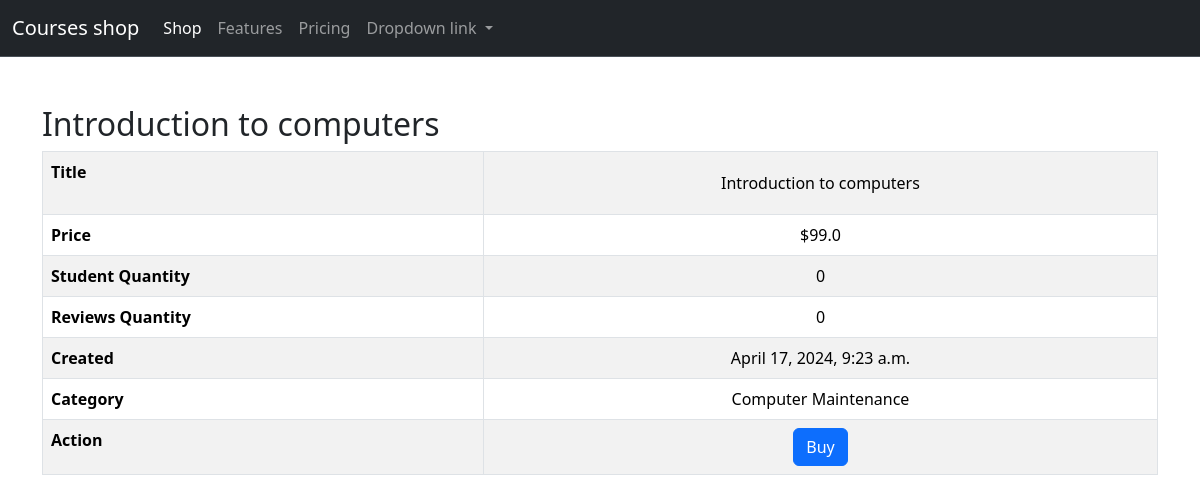
The page /shop/course_detail/4/ on the database its author committed.
### shop/models.py (models this page shows, shortened)
class Course(models.Model):
    title = models.CharField(max_length=255)
    price = models.FloatField()
    students_qty = models.IntegerField()
    reviews_qty = models.IntegerField()
    created_at = models.DateTimeField(default=timezone.now)
    category = models.ForeignKey(Category, on_delete=models.CASCADE)

class Category(models.Model):
    title = models.CharField(max_length=300)
    created_at = models.DateTimeField(default=timezone.now)

### shop/views.py (the view)
def course_detail(request, course_id):
    try:
        course = Course.objects.get(pk=course_id)
        return render(request, "courses/course_detail.html", {"course": course})
    except Course.DoesNotExist as e:
        print(e)
        return render(
            request, "error_not_found/error_not_found.html", {"error": e}, status=404
        )

### shop/templatetags/custom_filters.py (called while the page is built)
@register.filter(name="split_first")
def split_first(value, delimiter=" "):
    parts = value.split(delimiter)
    return parts[0] if parts else value

### templates/courses/course_detail.html (shortened to what this page needs)
{% extends "base.html" %}
{% load custom_filters %}
{%block content%}
<h2>{{course.title}}</h2>
<table class="table table-striped table-bordered table-hover">
    <tbody>
    <tr>
        <th>Title</th>
        <td class="text-center" style="padding: 0;">
            <a href="{% url 'courses:detail' course.id %}"
               style="display: block; width: 100%; height: 100%; padding: 20px; color: inherit; text-decoration: none; line-height: normal;">
                {{ course.title }}
            </a>
        </td>
    </tr>
    <tr>
        <th>Price</th>
        <td class="text-center">${{ course.price }}</td>
    </tr>
    <tr>
        <th>Student Quantity</th>
        <td class="text-center">{{ course.students_qty }}</td>
    </tr>
    <tr>
        <th>Reviews Quantity</th>
        <td class="text-center">{{ course.reviews_qty }}</td>
    </tr>
    <tr>
        <th>Created</th>
        <td class="text-center">{{ course.created_at }}</td>
    </tr>
    <tr>
        <th>Category</th>
        <td class="text-center">{{ course.category.title }}</td>
    </tr>
    <tr>
        <th>Action</th>
        <td class="text-center">
            <button class="btn btn-primary">Buy</button>
        </td>
    </tr>
    </tbody>
</table>
{%endblock%}

### rows shown on the page
Course: title "Introduction to computers", price "99.0", students_qty "0", reviews_qty "0", created_at "April 17, 2024, 9:23 a.m.", category "Computer Maintenance"
